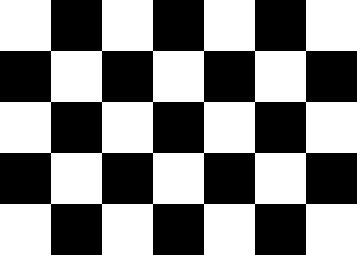
%> input picture taller1/ajedrez.bmp, 119 x 85 px (shown 3 times larger)
$ octave juancamilo_ruiz_T1.m   (GNU Octave 9; MATLAB toolbox functions it lacks are replaced by stand-ins)
%> lines starting %> are read from the running program, lines starting %| are printed output that depends on the picture; in (x1, y1, x2, y2) boxes, pixels count from 0 and x2, y2 are one past the last pixel; in counts of white or black regions, pixels touching at a corner belong together; the program's own positions count from 1
%1) Imagenes en blanco y negro

%a)
A1 = [];
par = [1,0,1,0,1,0,1,0,1,0,1,0,1,0,1,0];
impar = [0,1,0,1,0,1,0,1,0,1,0,1,0,1,0,1];
par8 = [1,0,1,0,1,0,1,0];
impar8 = [0,1,0,1,0,1,0,1];
for i = 1:8
    A1 = [A1;par];
    A1 = [A1;impar];
end

%b)
%figure(1);imshow(A1)
% 0 corresponde a pixel negro, 1 corresponde a pixel blanco

%d)
cNegro = zeros(100,100);
cBlanco = ones(100,100);

A2 = [];

for i = 1:8
    linea = [];
    if mod(i,2) == 0
        for j = par8
            if j == 1
                linea = [linea cBlanco];
            else
                linea = [linea cNegro];
            end
        end
    else
        for j = impar8
            if j == 1
                linea = [linea cBlanco];
            else
                linea = [linea cNegro];
            end
        end
    end
    A2 = [A2;linea];
end

%e)
imwrite(A2,'ajedrez_juancamilo_ruiz.bmp')

% f)
A3 = imread('ajedrez.bmp')
%> A3: size 85x119 logical; 51.4% white; 1 black region, box (x1, y1, x2, y2) and area: (0, 0, 119, 85) 4913
A3inv = A3 + ones(size(A3,1),size(A3,2));
A3inv = mod(A3inv,2);
imwrite(A3inv,'ajedrez2_juancamilo_ruiz.bmp')

%2) Imagenes en escala de grises
%a)
B1 = imread('balcones256.bmp');
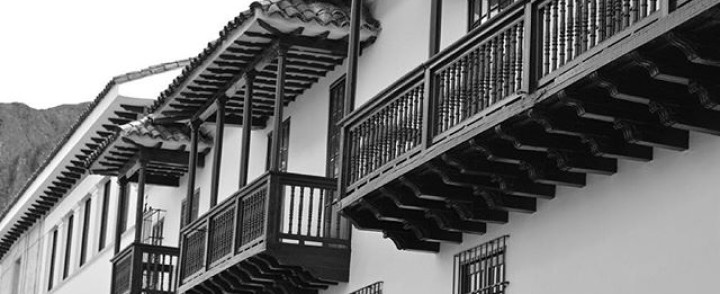
%> input picture taller1/balcones256.bmp, 720 x 294 px
%> B1 is the input picture: size 294x720 uint8; min 0, max 255, mean 115
B2 = B1;
for i = 1:size(B2,1)
    for j = 1:size(B2,2)
        if B2(i,j)> 50 & B2(i,j)< 100
            B2(i,j) = 0;
        else
            B2(i,j) = 255;
        end
    end
end
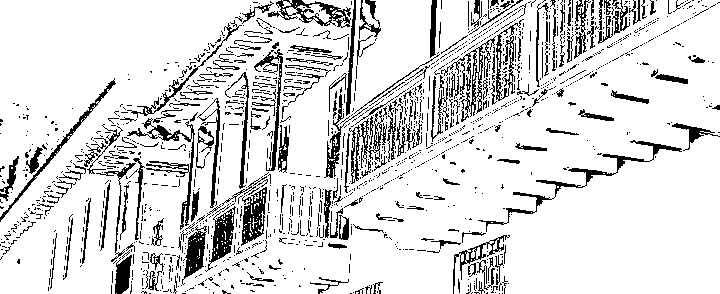
%> B2: size 294x720 uint8; 85.6% white; black in thin lines or dots

imwrite(B2,'balconesBN_juancamilo_ruiz.bmp')

% 3) Imagenes RGB
%a)
RGB = zeros(600,1000,3);
%b)
imshow(RGB);
%c)
% Adicionando color rojo en la parte superior
%RGB(1:400,201:800,1) = 255;
%imshow(RGB);

%e)Adicionando verde en la parte inferior izquierda
%RGB(201:600,1:600,2)= 255;
%imshow(RGB);

%g) Adicionando azul en la parte inferior derecha
%RGB(201:600,401:1000,3)=255;
%imshow(RGB);

%i) Bandera de colombia
RGB = zeros(400,600,3);
imshow(RGB);
%Amarillo
RGB(1:250,1:600,1)=255;
RGB(1:250,1:600,2)=255;

%Azul
RGB(251:325,1:600,3)=255;
%Rojo
RGB(326:400,1:600,1)=255;
imshow(RGB);

%4) Modificaciion de imagenes
%a)
RGBguac = imread('guacamaya.jpg');
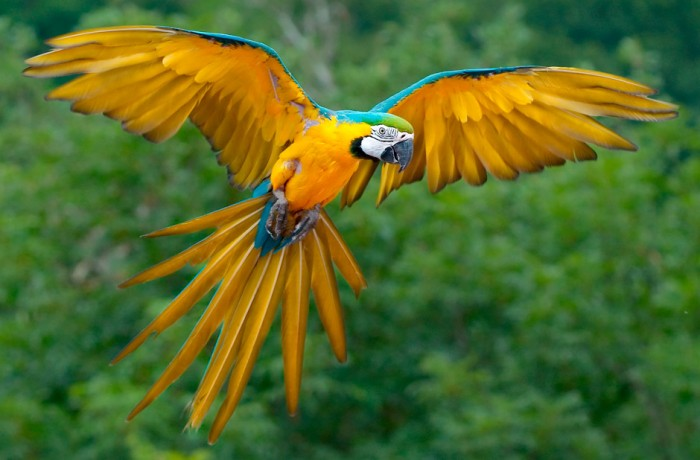
%> input picture taller1/guacamaya.jpg, 700 x 460 px
%> RGBguac is the input picture: size 460x700x3 uint8; mean R, G, B 84.7, 107, 41.9
RGBguac(1:460,1:700,2)=0;
imwrite(RGBguac,'guacamaya_juancamilo_ruiz.bmp');
%b)
alfa = 0.5;
beta = 1-alfa;
RGBim1 = imread('rostro1.jpg');
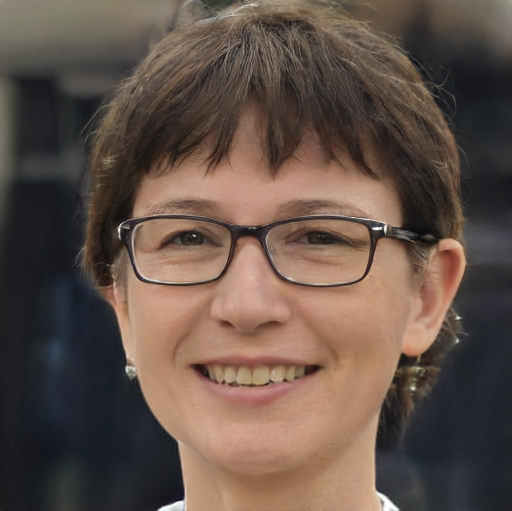
%> input picture taller1/rostro1.jpg, 1023 x 1021 px (shown at 1/2 size)
%> RGBim1 is the input picture: size 1021x1023x3 uint8; mean R, G, B 98.7, 81.5, 72.4
RGBim2 = imread('rostro2.jpg');
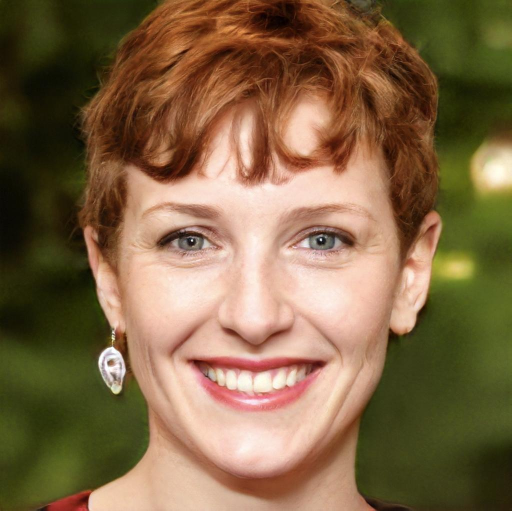
%> input picture taller1/rostro2.jpg, 1023 x 1021 px (shown at 1/2 size)
%> RGBim2 is the input picture: size 1021x1023x3 uint8; mean R, G, B 128.9, 102.7, 70.3
%uint8(Im)para convertir los terminos de la matriz en enteros
% RGBim1 size: 1021,1023
r1 = alfa*RGBim1(1:1021,1:1023,1);
g1 = alfa*RGBim1(1:1021,1:1023,2);
b1 = alfa*RGBim1(1:1021,1:1023,3);

r2 = beta*RGBim2(1:1021,1:1023,1);
g2 = beta*RGBim2(1:1021,1:1023,2);
b2 = beta*RGBim2(1:1021,1:1023,3);
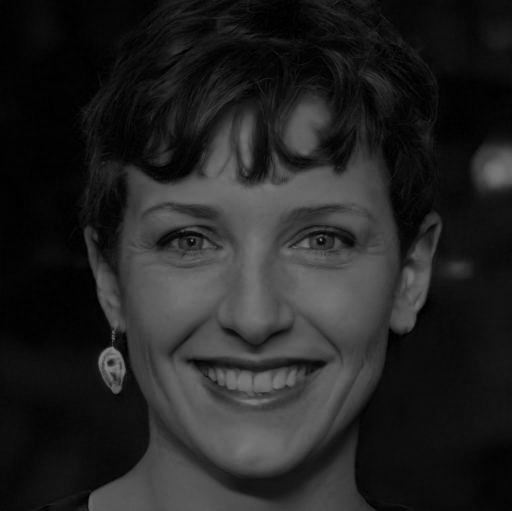
%> b2: size 1021x1023 uint8 (shown at 1/2 size); min 0, max 128, mean 35.4

RGBfinal = uint8(zeros(1021,1023,3));
RGBfinal(1:1021,1:1023,1) = uint8(r1+r2);
RGBfinal(1:1021,1:1023,2) = uint8(g1+g2);
RGBfinal(1:1021,1:1023,3) = uint8(b1+b2);
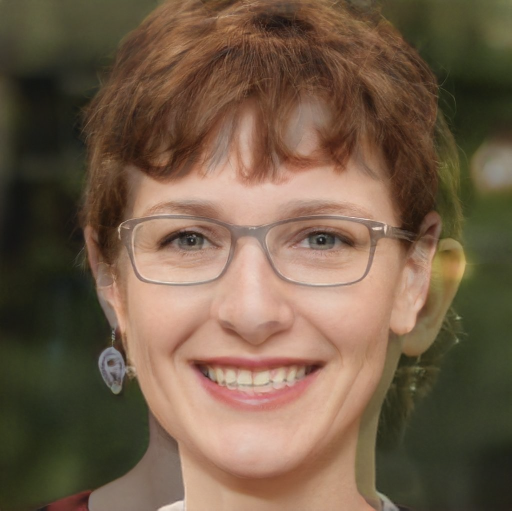
%> RGBfinal: size 1021x1023x3 uint8 (shown at 1/2 size); mean R, G, B 114.3, 92.6, 71.9
imshow(RGBfinal);
imwrite(RGBfinal,'rostros_juancamilo_ruiz.bmp');
